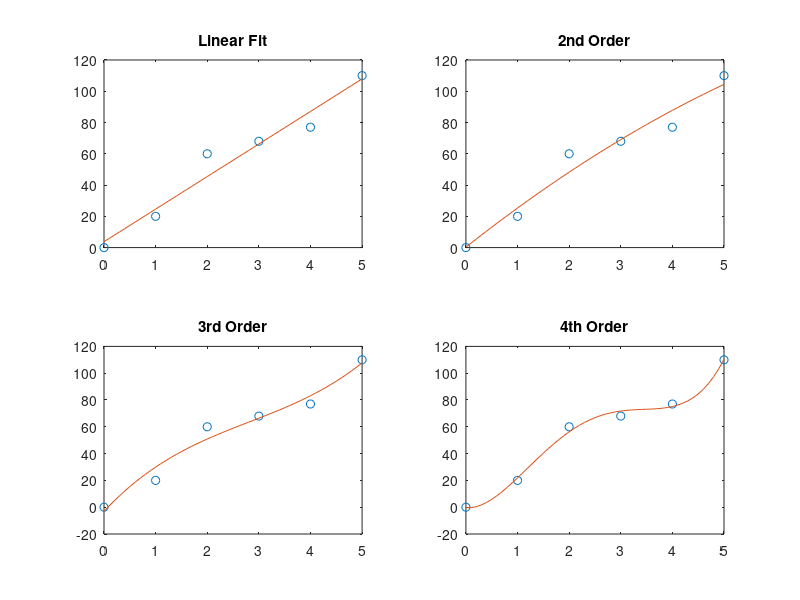

Reproduce this figure in MATLAB.
x = 0:5;
y = [0,20,60,68,77,110];
new_x = 0:0.1:5;
y1 = polyval(polyfit(x,y,1),new_x);
y2 = polyval(polyfit(x,y,2),new_x);
y3 = polyval(polyfit(x,y,3),new_x);
y4 = polyval(polyfit(x,y,4),new_x);
subplot(2,2,1),plot(x, y, 'o', new_x, y1);
title('Linear Fit');

subplot(2,2,2),plot(x, y, 'o', new_x, y2);
title('2nd Order');

subplot(2,2,3),plot(x, y, 'o', new_x, y3);
title('3rd Order');

subplot(2,2,4),plot(x, y, 'o', new_x, y4);
title('4th Order');